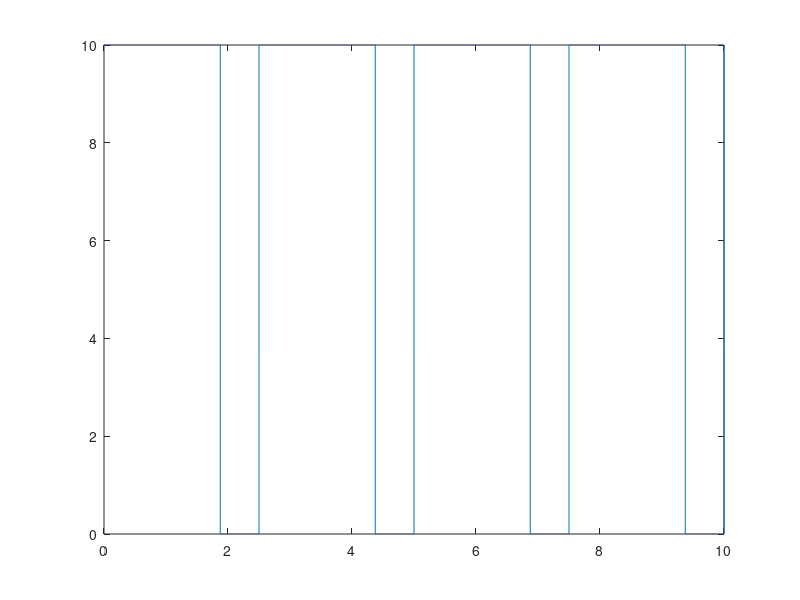

MATLAB code to generate this figure:
clear all;
close all;
domain = 0:0.0001:10;

signal = @(x) 10- 10*floor(mod(floor(x/0.625),4)/3);

plot(domain, signal(domain));
